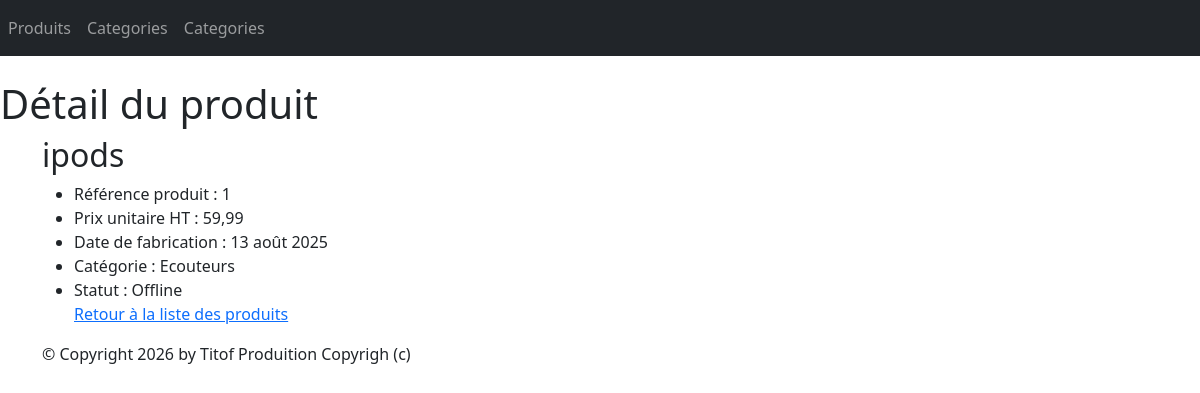
The page /monApp/produit/1/ on the database its author committed.
### monApp/models.py (models this page shows, shortened)
class Produit(models.Model):
    refProd = models.AutoField(primary_key=True)
    intituleProd = models.CharField(max_length=200)
    prixUnitaireProd = models.DecimalField(max_digits=10, decimal_places=2)
    dateFabProd = models.DateField(default=date.today)
    categorie = models.ForeignKey(Categorie, on_delete=models.CASCADE, related_name="produit_categorie", null=True, blank=True)
    statut = models.ForeignKey(Statut, on_delete=models.CASCADE, related_name="produit_statut",null=True, blank=True)

class Categorie(models.Model):
    idCat = models.AutoField(primary_key=True)
    nomCat = models.CharField(max_length=100)
    def __str__(self):
        return self.nomCat

class Statut(models.Model):
    idStatut = models.AutoField(primary_key=True)
    libelleStatut = models.CharField(max_length=100)
    def __str__(self):
        return self.libelleStatut

### monApp/views.py (the view)
# urls.py: path("produit/<int:pk>/",views.ProduitDetailView.as_view(), name='detailProduit'),
class ProduitDetailView(DetailView):
    model = Produit
    template_name = "monApp/detail_produit.html"
    context_object_name = "prdt"
    def get_context_data(self, **kwargs):
        context = super(ProduitDetailView, self).get_context_data(**kwargs)
        context['titremenu'] = "Détail du produit"
        return context

### monApp/templates/monApp/detail_produit.html
{% extends 'monApp/base.html' %}
{% block menu %}
<h1>{{titremenu}}</h1>
{% endblock %}
{% block contenu %}
<h2>{{ prdt.intituleProd }}</h2>
<ul>
    <li>Référence produit : {{prdt.refProd }} </li>
    <li>Prix unitaire HT : {{ prdt.prixUnitaireProd }} </li>
    <li>Date de fabrication : {{ prdt.dateFabProd }} </li>
    <li>Catégorie : {{ prdt.categorie }} </li>
    <li>Statut : {{ prdt.statut}}</li>
    <a href="{% url 'listProduits' %}">Retour à la liste des produits</a>
</ul>
{% endblock %}

### static/css/styles.css (style rules this page uses)
h1 { color: red ; }

### rows shown on the page
Produit: intituleProd "ipods", refProd "1", prixUnitaireProd "59,99", dateFabProd "13 août 2025", categorie "Ecouteurs", statut "Offline"

### other values the page prints
{{ titremenu }} "Détail du produit"
